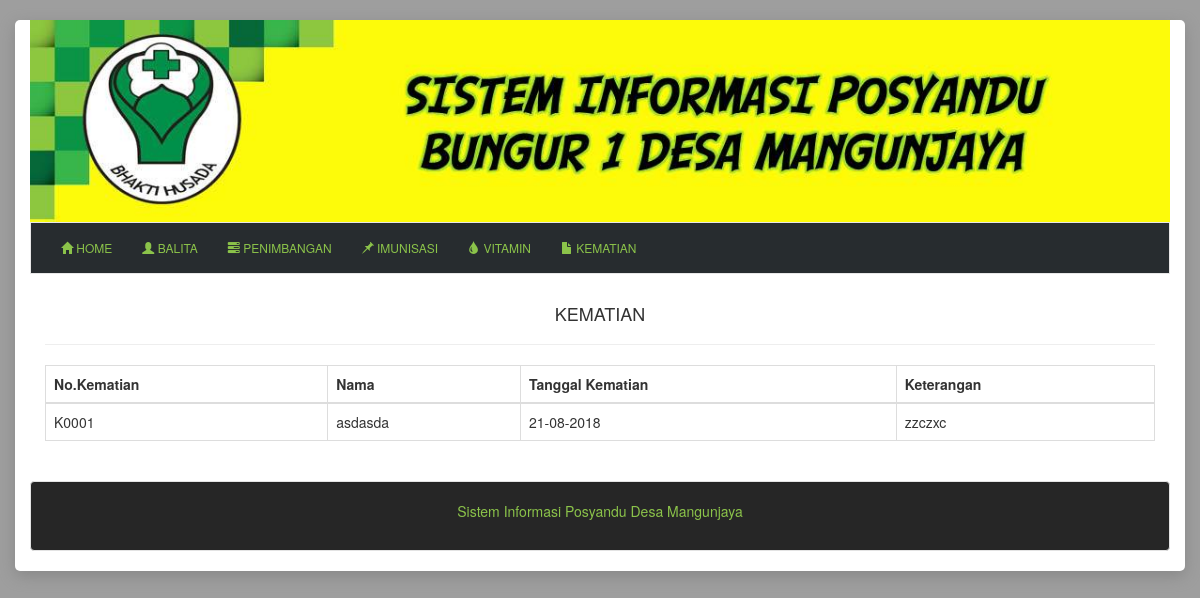
The app's page /?module=datakematian, older data.
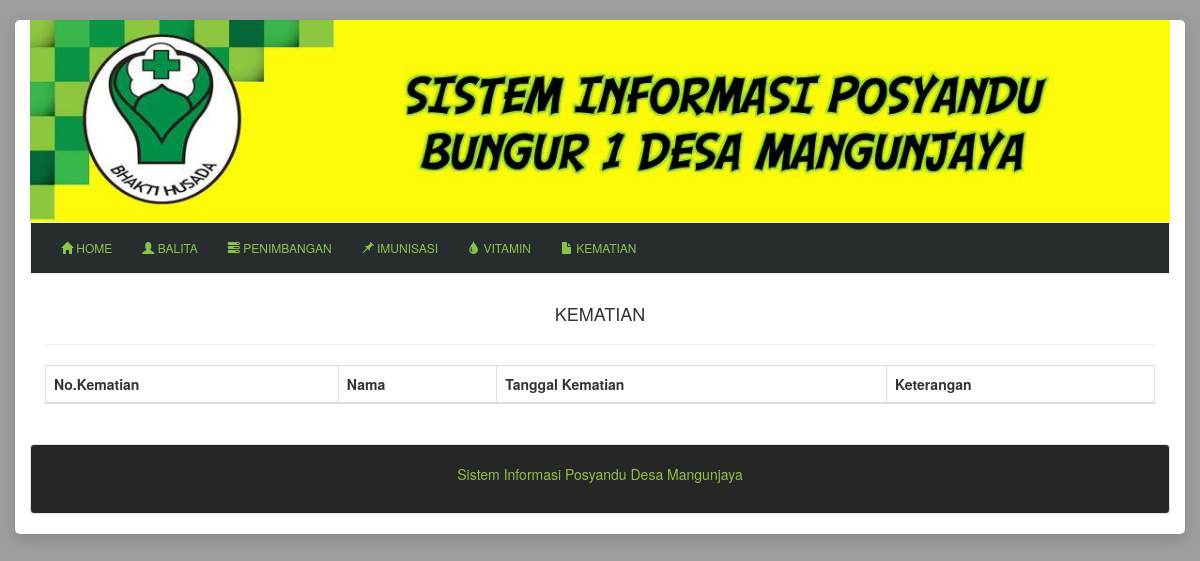
The same page, newer data.
### tables this page shows
CREATE TABLE `kematian` (
  `id_kematian` varchar(20) NOT NULL,
  `id_anak` varchar(20) NOT NULL,
  `tanggal_kematian` date NOT NULL,
  `keterangan` varchar(50) NOT NULL,
  `stat` int(11) DEFAULT '1'
);

CREATE TABLE `anak` (
  `id_anak` varchar(20) NOT NULL,
  `nama_anak` varchar(100) NOT NULL,
  `tanggal_lahir` date NOT NULL,
  `jenis_kelamin` varchar(15) NOT NULL,
  `nama_ibu` varchar(50) NOT NULL,
  `nama_ayah` varchar(50) NOT NULL,
  `alamat` varchar(255) NOT NULL,
  `panjang_badan` int(11) NOT NULL,
  `berat_lahir` int(11) NOT NULL,
  `lingkar_kepala` int(11) NOT NULL
);

### content/data_kematian.php (the view, shortened to what this page needs)
<?php
if (empty($_GET['act'])) : ?>
	<div class="col-md-12">
		<h4 style="text-align: center;">KEMATIAN</h4><hr>
		<div class="table-responsive">
			<table class="table table-bordered" id="table_kematian">
				<thead>
					<tr>
						<th>No.Kematian</th>
						<th>Nama</th>
						<th>Tanggal Kematian</th>
						<th>Keterangan</th>
					</tr>
				</thead>
				<tbody>
					<?php
					$tampil=mysqli_query($db, "SELECT id_kematian,
						nama_anak,
						DATE_FORMAT(tanggal_kematian, '%d-%m-%Y') as tanggal,
						keterangan  FROM kematian JOIN anak ON kematian.id_anak=anak.id_anak");
					while($row=mysqli_fetch_array($tampil)){
						?>
						<tr>
							<td><?php echo $row['id_kematian'];?></td>
							<td><?php echo $row['nama_anak'];?></td>
							<td><?php echo $row['tanggal'];?></td>
							<td><?php echo $row['keterangan'];?></td>
						</tr>
					<?php } ?>
				</tbody>
			</table>
			</div>
		<br>
	</div>
	<?php endif ?>

Row changes from the older to the newer data that the page shows:
removed kematian: id_kematian "K0001", id_anak.nama_anak "asdasda", tanggal "21-08-2018", keterangan "zzczxc"
